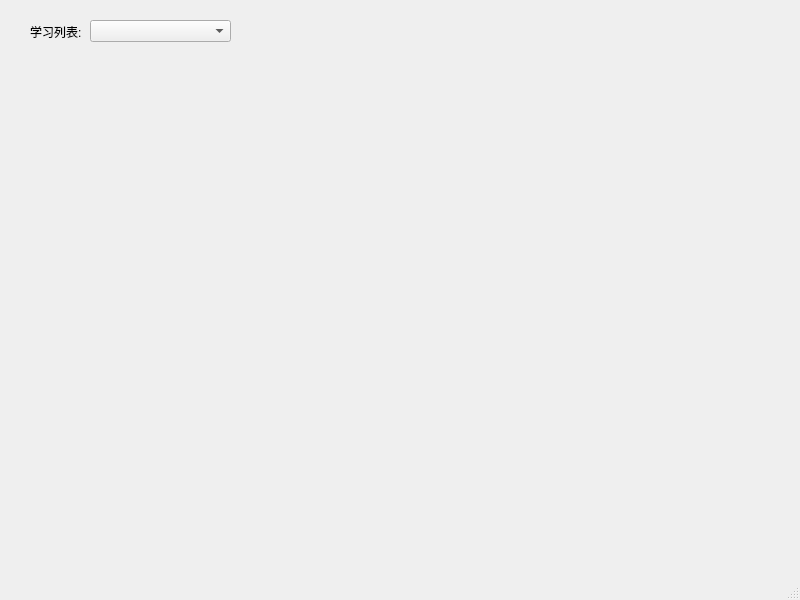
<?xml version="1.0" encoding="UTF-8"?>
<ui version="4.0">
 <class>MainWindow</class>
 <widget class="QMainWindow" name="MainWindow">
  <property name="geometry">
   <rect>
    <x>0</x>
    <y>0</y>
    <width>800</width>
    <height>600</height>
   </rect>
  </property>
  <property name="windowTitle">
   <string>MainWindow</string>
  </property>
  <widget class="QWidget" name="centralwidget">
   <widget class="QComboBox" name="comboBox">
    <property name="geometry">
     <rect>
      <x>90</x>
      <y>20</y>
      <width>141</width>
      <height>22</height>
     </rect>
    </property>
   </widget>
   <widget class="QLabel" name="label">
    <property name="geometry">
     <rect>
      <x>30</x>
      <y>22</y>
      <width>54</width>
      <height>20</height>
     </rect>
    </property>
    <property name="text">
     <string>学习列表:</string>
    </property>
   </widget>
  </widget>
  <widget class="QMenuBar" name="menubar">
   <property name="geometry">
    <rect>
     <x>0</x>
     <y>0</y>
     <width>800</width>
     <height>23</height>
    </rect>
   </property>
  </widget>
  <widget class="QStatusBar" name="statusbar"/>
 </widget>
 <resources/>
 <connections/>
</ui>
